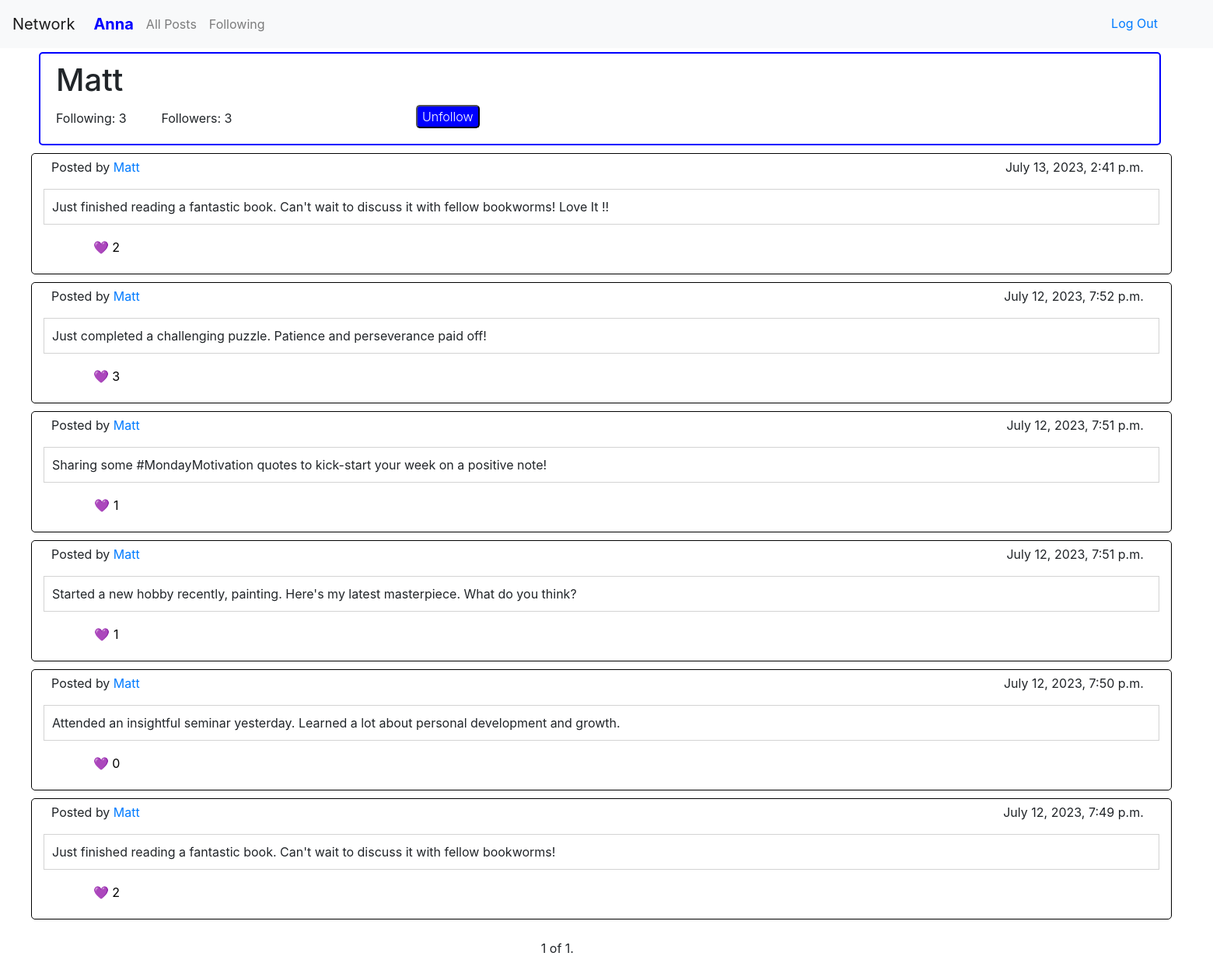
The app's page /user/2/ (signed in) with its own data.
### network/models.py (models this page shows, shortened)
class User(AbstractUser):
    id = models.BigAutoField(primary_key=True)

class Post(models.Model):
    id = models.BigAutoField(primary_key=True)
    user = models.ForeignKey(User, on_delete=models.CASCADE)
    body_text = models.TextField()
    timestamp = models.DateTimeField()
    likes = models.IntegerField(default=0)
    liked_by = models.ManyToManyField(User, related_name='likes', blank=True)

### network/views.py (the view)
# urls.py: path('user/<int:user_id>/', views.user_page, name='user_page'),
@login_required(login_url='login')
def user_page(request, user_id):
    profile_user = get_object_or_404(User, id=user_id)
    following_status = Following.objects.filter(user=request.user, following_user=profile_user).exists()
    following_count = Following.objects.filter(user=profile_user).count()
    followers_count = Following.objects.filter(following_user=profile_user).count()
    post_list = Post.objects.filter(user=profile_user).order_by('-timestamp')
    paginator = Paginator(post_list, 10)  # Show x posts per page.
    page_number = request.GET.get('page')
    page_obj = paginator.get_page(page_number)
    context = {
        'profile_user': profile_user,
        "page_obj": page_obj,
        'following_status': following_status,
        'following_count': following_count,
        'followers_count': followers_count,
        'is_user_page': True
    }
    return render(request, 'network/user.html', context)

### network/templates/network/user.html (shortened to what this page needs)
{% extends "network/layout.html" %}
{% block body %}
  {% if user.is_authenticated %}
  <div id="profile_banner">
      <h1 id="user_name">{{ profile_user.username }}</h1>
      <div id="follow_count">
          <p id="following_count">Following: {{ following_count }}</p>
          <p id="followers_count">Followers: {{ followers_count }}</p>
      </div>
      {% if user.id != profile_user.id %}
          <div id="follow_btn">
              <button id="follow_button" data-profile-id="{{ profile_user.id }}" data-csrf-token="{{ csrf_token }}">
                  {% if following_status %}
                      Unfollow
                  {% else %}
                      Follow
                  {% endif %}
              </button>
          </div>
      {% endif %}
  </div>
  <ul id="post_list">
      {% for post in page_obj %}
      <li>
        <div class="user_post" id="post_{{ post.id }}">
          <div class="user_info">
            <p id="post_username">Posted by <a href="{% url 'user_page' user_id=post.user.id %}">{{ post.user }}</a></p>
            <p id="post_timestamp">{{ post.timestamp }}</p>
          </div>
          <p id="post_body">{{ post.body_text }}</p>
          <form id="post_opt">
                <button class="like_button" data-post-id="{{ post.id }}">
                  <p class="post_likes">&#x1F49C; {{ post.likes }}</p>
                </button>
          </form>
        </div>
      </li>
      {% empty %}
      <li>No Posts.</li>
      {% endfor %}
    </ul>
    <div class="pagination" id="pagination">
      <span class="step-links">
        <span class="current">
          {{ page_obj.number }} of {{ page_obj.paginator.num_pages }}.
        </span>
      </span>
    </div>
  {% endif %}
{% endblock %}

### network/templates/network/layout.html (shortened to what this page needs)
{% load static %}
<!DOCTYPE html>
<html lang="en">
    <head>
        <link rel="stylesheet" href="https://stackpath.bootstrapcdn.com/bootstrap/4.4.1/css/bootstrap.min.css">
        <link href="{% static 'network/styles.css' %}" rel="stylesheet">
    </head>
    <body>
        <nav class="navbar navbar-expand-lg navbar-light bg-light" id="navbar">
            <a class="navbar-brand" href="#">Network</a>
            <div>
              <ul class="navbar-nav mr-auto">
                {% if user.is_authenticated %}
                    <li class="nav-items">
                        <a class="nav-link" id="user_profile" style="font-size: 20px; href="{% url 'user_page' user_id=user.id %}"><strong>{{ user.username }}</strong></a>
                    </li>
                {% endif %}
                <li class="nav-item">
                  <a class="nav-link" href="{% url 'index' %}">All Posts</a>
                </li>
                {% if user.is_authenticated %}
                    <li class="nav-item">
                        <a class="nav-link" href="{% url 'following' %}">Following</a>
                    </li>
                {% endif %}
              </ul>
                {% if user.is_authenticated %}
                    <a class="nav-link" href="{% url 'logout' %}" style="position: absolute; top: 10px; right: 55px;">Log Out</a>
                {% endif %}
            </div>
          </nav>
        <div class="body">
            {% block body %}
            {% endblock %}
        </div>
    </body>
</html>

### network/static/network/styles.css (style rules this page uses)
.nav-item { margin-top: 3px; }
#post_list { list-style-type: none; }
.user_post { width: 96.5%; height: 80%; border: 1px solid black; border-radius: 5px; padding: 5px; margin-top: 5px; margin-bottom: 10px; align-items: center; }
.user_info { display: flex; flex-grow: 1; justify-content: space-between; margin-left: 20px; margin-right: 30px; }
#post_body { margin-left: 10px; margin-right: 10px; padding: 10px; border: 1px solid lightgrey; white-space: pre-wrap; }
#post_opt { display: grid; grid-template-columns: repeat(8, 1fr); }
.like_button { border: none; background: transparent; grid-column: 1 / 2; }
#user_profile { color: blue; }
#profile_banner { display: grid; grid-template-columns: repeat(6, 1fr); width: 92.5%; height: 120px; border: 2px solid blue; border-radius: 5px; padding: 10px; margin-top: 5px; margin-bottom: 10px; margin-left: 50px; align-items: center; }
#user_name { grid-column: 1 / 2; margin-left: 10px; }
#follow_count { display: flex; margin-left: 10px; grid-column: 1 / 2; flex-grow: 1; justify-content: space-between; }
#follow_btn { grid-column: 3 / 4; }
#follow_button { margin-bottom:20px; font-weight: 300; border-radius: 5px; background-color: blue; color: white; cursor: pointer; display: block; }
#pagination { position: relative; left: 43%; cursor: pointer; margin: 25px; }

### records on screen
User: username "Anna"
User: username "Matt"
Post: user "Matt", timestamp "July 13, 2023, 2:41 p.m.", body_text "Just finished reading a fantastic book. Can't wait to discuss it with fellow bookworms! Love It !!", likes "2"
Post: user "Matt", timestamp "July 12, 2023, 7:52 p.m.", body_text "Just completed a challenging puzzle. Patience and perseverance paid off!", likes "3"
Post: user "Matt", timestamp "July 12, 2023, 7:51 p.m.", body_text "Sharing some #MondayMotivation quotes to kick-start your week on a positive note!", likes "1"
Post: user "Matt", timestamp "July 12, 2023, 7:51 p.m.", body_text "Started a new hobby recently, painting. Here's my latest masterpiece. What do you think?", likes "1"
Post: user "Matt", timestamp "July 12, 2023, 7:50 p.m.", body_text "Attended an insightful seminar yesterday. Learned a lot about personal development and growth.", likes "0"
Post: user "Matt", timestamp "July 12, 2023, 7:49 p.m.", body_text "Just finished reading a fantastic book. Can't wait to discuss it with fellow bookworms!", likes "2"

### other values on screen
{{ following_count }} "3"
{{ followers_count }} "3"
{{ page_obj.number }} "1"
{{ page_obj.paginator.num_pages }} "1"
